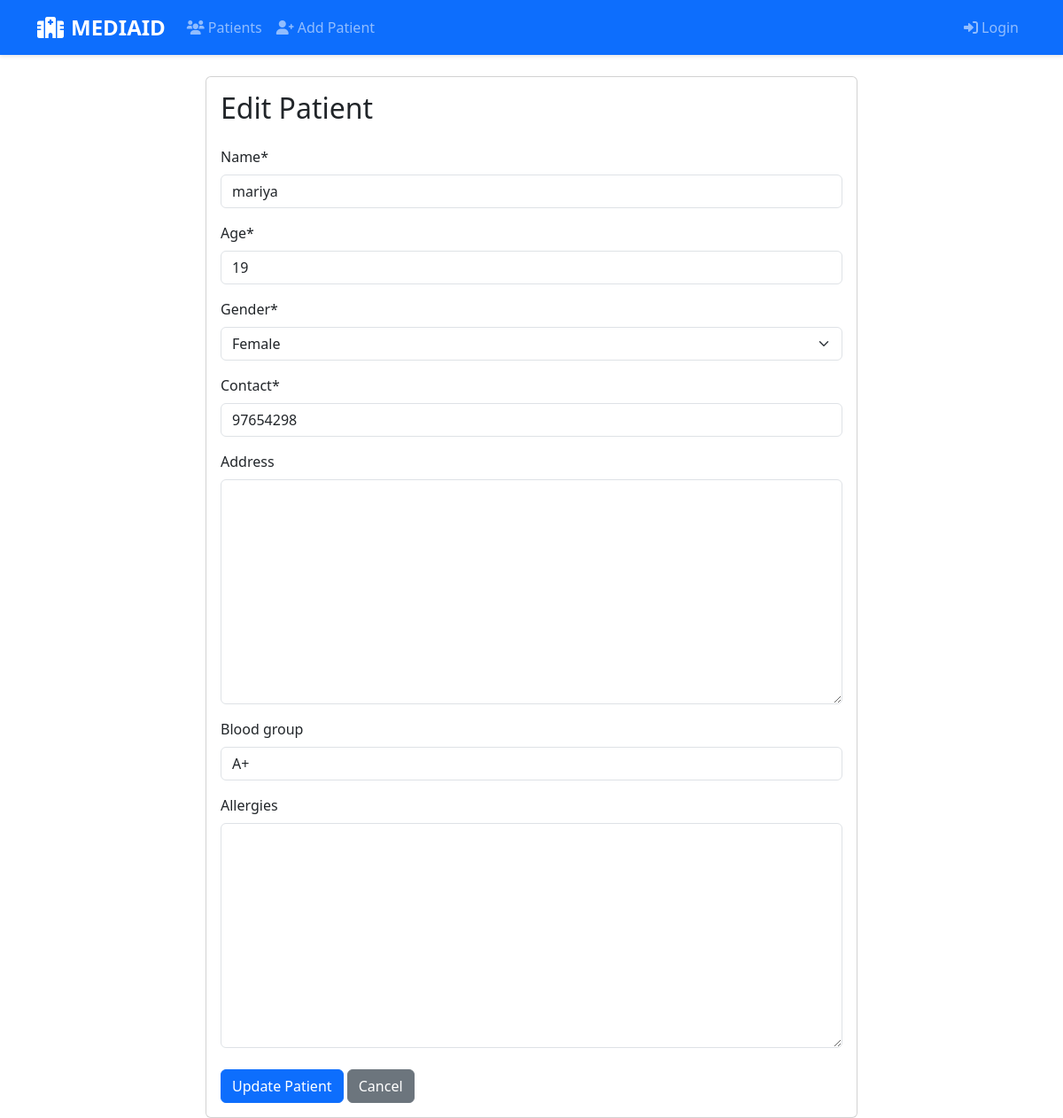
The page /patients/patient/1/update/ on the database its author committed.
### patients/models.py (models this page shows, shortened)
class Patient(models.Model):
    GENDER_CHOICES = [
        ('M', 'Male'),
        ('F', 'Female'),
        ('O', 'Other'),
    ]
    name = models.CharField(max_length=100)
    age = models.IntegerField()
    gender = models.CharField(max_length=1, choices=GENDER_CHOICES)
    contact = models.CharField(max_length=20)
    address = models.TextField(blank=True)
    blood_group = models.CharField(max_length=5, blank=True)
    allergies = models.TextField(blank=True)
    created_at = models.DateTimeField(default=timezone.now)
    updated_at = models.DateTimeField(auto_now=True)

### patients/views.py (the view)
# urls.py: path('patient/<int:pk>/update/', views.patient_update, name='patient_update'),
def patient_update(request, pk):
    patient = get_object_or_404(Patient, pk=pk)
    if request.method == 'POST':
        form = PatientForm(request.POST, instance=patient)
        if form.is_valid():
            form.save()
            messages.success(request, 'Patient updated successfully!')
            return redirect('patient_detail', pk=patient.pk)
    else:
        form = PatientForm(instance=patient)
    return render(request, 'patients/patient_form.html', {
        'form': form,
        'title': 'Update Patient',
        'patient': patient
    })

### patients/forms.py
class PatientForm(forms.ModelForm):
    class Meta:
        model = Patient
        fields = ['name', 'age', 'gender', 'contact', 'address', 'blood_group', 'allergies']
    def __init__(self, *args, **kwargs):
        super().__init__(*args, **kwargs)
        self.helper = FormHelper()
        self.helper.form_method = 'post'
        self.helper.add_input(Submit('submit', 'Save Patient'))

### patients/templates/patients/patient_form.html (shortened to what this page needs)
{% extends 'base.html' %}
{% load crispy_forms_tags %}
{% block content %}
<div class="container mt-4">
    <div class="row">
        <div class="col-md-8 offset-md-2">
            <div class="card">
                <div class="card-body">
                    <h2 class="card-title mb-4">
                        {% if form.instance.pk %}
                            Edit Patient
                        {% else %}
                            Add New Patient
                        {% endif %}
                    </h2>
                    <form method="post" novalidate>
                        {{ form|crispy }}
                        <div class="mt-4">
                            <button type="submit" class="btn btn-primary">
                                {% if form.instance.pk %}
                                    Update Patient
                                {% else %}
                                    Add Patient
                                {% endif %}
                            </button>
                            <a href="{% if form.instance.pk %}{% url 'patient_detail' form.instance.pk %}{% else %}{% url 'patient_list' %}{% endif %}"
                               class="btn btn-secondary">Cancel</a>
                        </div>
                    </form>
                </div>
            </div>
        </div>
    </div>
</div>
{% endblock %}

### rows shown on the page
Patient: name "mariya", age "19", gender "Female", contact "97654298", blood_group "A+"
